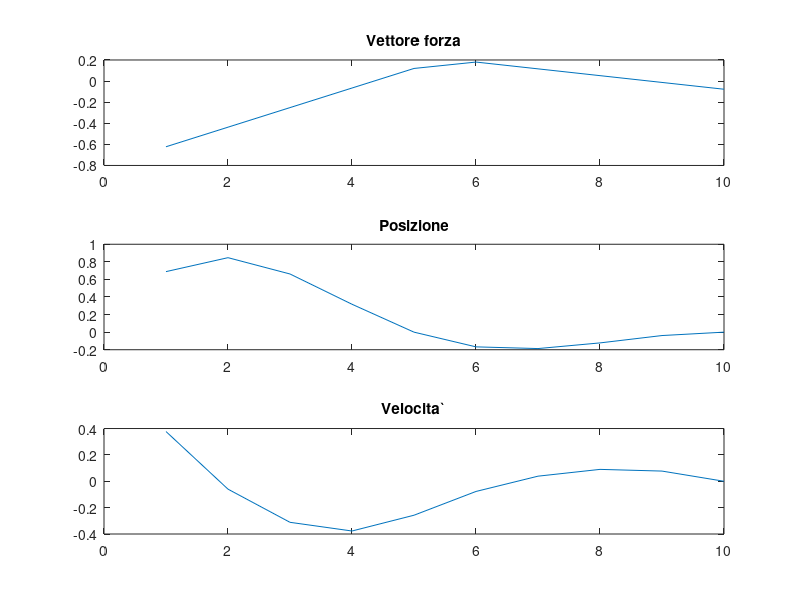
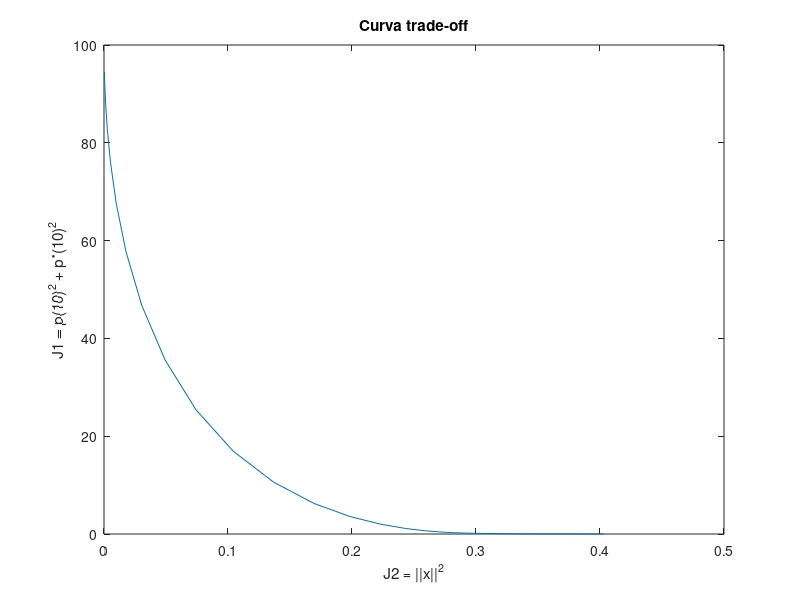

These figures' MATLAB source, in order:
%costruiamo le matrici di interesse

A = [ 
      [9:-1:0] + 0.5; 
      ones(1,10); 
      ([4:-1:0] + 0.5) zeros(1,5); 
    ]; 

b = [10; 1; 5]; 

% la specifica del primo punto e` y = [0;0;0] 
y = [0;0;0] 

 
y_hat = y - b; 

% controlliamo se bassa, rango massimo 
rank(A) == 3; 

xln = A \ y_hat;
xln_pinv = pinv(A) * y_hat; 


%check if x
xln = xln_pinv

%plot force vector position and velocity 

for i=1:10
  vel(i) = A(2, 1:i) * xln(1:i) + 1;
  ai = [i-0.5:-1:0.5]; 
  pos(i) = ai * xln(1:i) + i ;
end

%plot the position and velocity
subplot(3,1,1)
plot(xln)
title('Vettore forza')

subplot(3,1,2)
plot(pos)
title ('Posizione') 

subplot(3,1,3)
plot(vel)
title('Velocita`')

    
%Secondo punto dell'esercizion 
A2 = [ A(1,:); A(2,:) ] ;
y2 = [-10; -1] 



I = eye(10); 
u = logspace(-4, 4,50); 
for i=1:50
  %vettore f
  f = inv(A2'*A2 + u(i) * I ) * A2' * y2 ;
  %calcolo J1, J2 con il nuovo vettore delle forze
  J1(i) = (norm( A2 * f - y2 ))^2;
  J2(i) = norm(f) ^ 2; 
end

hold on
figure 2
plot(J2, J1); 
title ('Curva trade-off' ) ;
ylabel('J1 = p(10)^2 + p^{\bullet}(10)^2')
xlabel('J2 = ||x||^2')
      
 